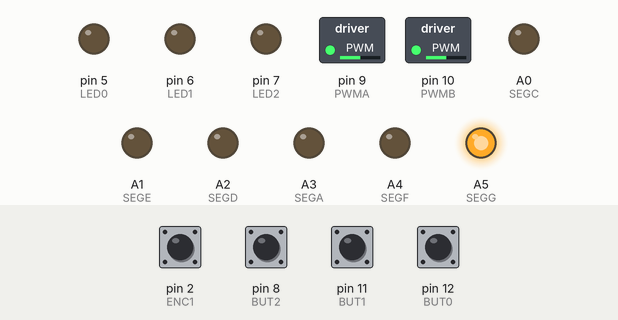
A sketch run on a simulated Arduino Uno, built with avr-gcc and run on an emulated ATmega328P. Shown: switched loads named in the sketch (green lamp = pin HIGH), output pins drawn as LEDs (lit = HIGH). The inputs (shaded band) are chosen by the test bench; at power-on: pin 2 (ENC1) HIGH, pin 8 (BUT2), pin 11 (BUT1), pin 12 (BUT0) LOW. What the sketch prints to the serial monitor is not drawn.

Above: at 1.2 s.
1.3 s: pin 8 (BUT2) pulled HIGH for 0.15 s
At 3.3 s:
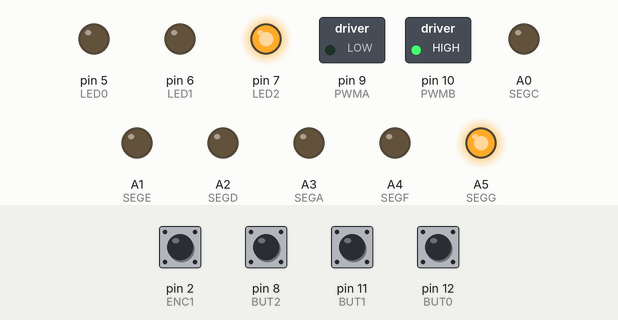
4.3 s: pin 12 (BUT0) pulled HIGH for 0.15 s
At 5.2 s:
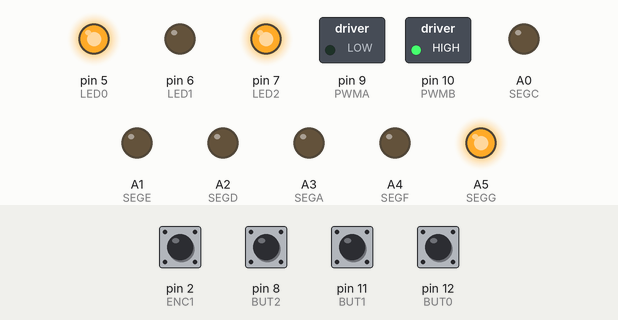
6.9 s: pin 11 (BUT1) pulled HIGH for 0.15 s
At 7.2 s:
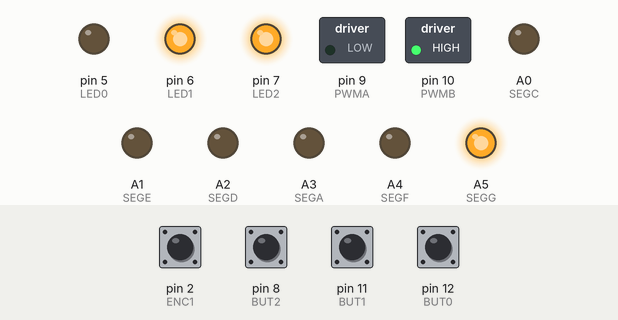
8.5 s: pin 12 (BUT0) pulled HIGH for 1 s
At 9.3 s:
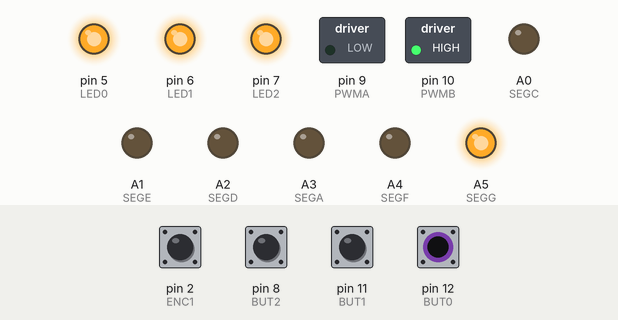
Timing chart, 0 to 11.5 s (numbered marks = the images above; inputs shaded):
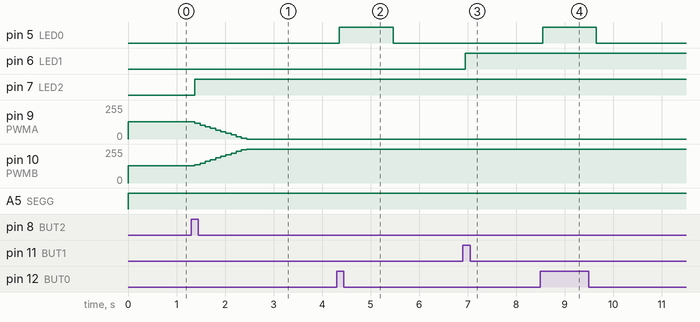

Measured:
- after the input at 1.3 s, pin 7 (LED2): LOW → HIGH after 0.08 s; pin 9 (PWMA): moves from 128/255 to 0/255 over 1.1 s, starting after 0.08 s; pin 10 (PWMB): moves from 128/255 to 255/255 over 1.1 s, starting after 0.08 s
- after the input at 4.3 s, pin 5 (LED0): LOW → HIGH after 0.06 s, → LOW 1.1 s later
- after the input at 6.9 s, pin 6 (LED1): LOW → HIGH after 0.05 s
- after the input at 8.5 s, pin 5 (LED0): LOW → HIGH after 0.05 s, → LOW 1.1 s later

The sketch:

main.ino
```cpp
//------------------------- definitions ----------------------------//
// Choose which information to output to serial
#define USER            0
#define PID             1
#define DEBUG           0

// Pin numbers
#define ENC1            2
#define ENC2            4
#define BUT0            12
#define BUT1            11
#define BUT2            8
#define PWMA            9
#define PWMB            10
#define LED0            5
#define LED1            6
#define LED2            7
#define SEGA            A3
#define SEGC            A0
#define SEGD            A2
#define SEGE            A1
#define SEGF            A4
#define SEGG            A5

// Physical parameters
#define CLICKS_PER_REV  1300.0        // encoder clicks in one revolution
#define DIAM            0.012         // diameter of motor shaft (m)
#define PI              3.14159       // pi
#define CIRCUMFERENCE   (DIAM * PI)   // circumference of motor shaft
#define FLOOR_HEIGHT    0.18          // height between floors (m)

// Tuning parameters
#define GAIN            120
#define MARGIN_OF_ERROR 0.03          // allowable deviation from desired elevator height (m)
#define VDIFF_ALLOWANCE 0.0025        // allowable deviation from velocity of zero (m/s)
#define TRAVEL_SPEED    0.04          // nominal travel speed of elevator (m/s)

// Magic numbers
#define BAUD_RATE       115200

#define UPWARDS         1
#define STATIONARY      0
#define DOWNWARDS       -1

#define IDLE            -2
#define IN_TRANSIT      -1
#define GROUND          0
#define FLOOR1          1
#define FLOOR2          2

#define GROUND_HEIGHT   (GROUND * FLOOR_HEIGHT)
#define FLOOR1_HEIGHT   (FLOOR1 * FLOOR_HEIGHT)
#define FLOOR2_HEIGHT   (FLOOR2 * FLOOR_HEIGHT)

// Declare variables that are accessed by interrupts
volatile int t0 = 0;
volatile int t1 = 1;
volatile int dt;
volatile int direction = STATIONARY;
volatile long int clicks = 0;

// Initial state
int desiredFloors[3] = {0, 0, 0};
double motorOut = 0;
int lastFloor = GROUND;

// Macros
#define FLOOR(height) (                                                                                                 \
  ((height) >= GROUND_HEIGHT - MARGIN_OF_ERROR) && ((height) <= GROUND_HEIGHT + MARGIN_OF_ERROR) ? GROUND :             \
  ((height) >= FLOOR1_HEIGHT - MARGIN_OF_ERROR) && ((height) <= FLOOR1_HEIGHT + MARGIN_OF_ERROR) ? FLOOR1 :             \
  ((height) >= FLOOR2_HEIGHT - MARGIN_OF_ERROR) && ((height) <= FLOOR2_HEIGHT + MARGIN_OF_ERROR) ? FLOOR2 : IN_TRANSIT  \
)

//------------------------- setup routine ----------------------------//
void setup()
{
  // Initialise serial monitor
  Serial.begin(BAUD_RATE);

  // Initialise input pins
  pinMode(ENC1, INPUT);
  pinMode(ENC2, INPUT);
  pinMode(BUT0, INPUT);
  pinMode(BUT1, INPUT);
  pinMode(BUT2, INPUT);

  // Initialise user interface output pins
  pinMode(LED0, OUTPUT);
  pinMode(LED1, OUTPUT);
  pinMode(LED2, OUTPUT);

  pinMode(SEGA, OUTPUT);
  pinMode(SEGC, OUTPUT);
  pinMode(SEGD, OUTPUT);
  pinMode(SEGE, OUTPUT);
  pinMode(SEGF, OUTPUT);
  pinMode(SEGG, OUTPUT);

  // Initialise PWM outputs
  pinMode(PWMA, OUTPUT);
  pinMode(PWMB, OUTPUT);
  analogWrite(PWMA, 0);
  analogWrite(PWMB, 0);

  // Initialise timer for PWM
  TCCR1A = 0;             // clear Timer1 control register TCCR1A & B
  TCCR1B = 0;
  TCNT1 = 0;              // clear Timer1 counter register
  TCCR1B |= _BV(CS11);    // set prescaler to 8. So clock frequency=16MHz/8=2MHz
  ICR1 = 100;             // phase correct PWM. PWM frequency determined by counting up 0-100 and counting down 100-0 in the input compare register (ICR1), so freq=200*0.5us=10kHz

  // Initialise ISR
  attachInterrupt(digitalPinToInterrupt(ENC1),encRise,RISING);
}

//------------------------- main loop ----------------------------//
void loop()
{
  // PWM(35);
  // PWM(70);
  // Data
  double f_enc = dt > 17000 ? 0 : 1000000/dt;                                    // frequency of encoder signal (Hz)
  double actualVelocity = f_enc * direction * CIRCUMFERENCE / CLICKS_PER_REV;   // vertical velocity of elevator (m/s)
  double rotations = clicks / CLICKS_PER_REV;                                   // revolution count of motor shaft (revs)
  double height = rotations * CIRCUMFERENCE;                                    // height of elevator (m)

  if(digitalRead(BUT0) == HIGH) desiredFloors[GROUND] = 1;
  if(digitalRead(BUT1) == HIGH) desiredFloors[FLOOR1] = 1;
  if(digitalRead(BUT2) == HIGH) desiredFloors[FLOOR2] = 1;

  int floor = FLOOR(height);
  if(floor == GROUND) lastFloor = GROUND;
  if(floor == FLOOR1) lastFloor = FLOOR1;
  if(floor == FLOOR2) lastFloor = FLOOR2;

  // Update user interface
  doKeypadLights(desiredFloors);
  doFloorNumber(lastFloor);

  // Control
  int desiredFloor = getDesiredFloor(desiredFloors, height);
  double desiredVelocity = getDesiredVelocity(desiredFloor, height);
  double vDiff = desiredVelocity - actualVelocity;
  double motorChange = GAIN * vDiff;

  // Output
  motorOut += motorChange;
  PWM(50 + motorOut);
  // PWM(20);

  // Floor is reached
  // if(floor == desiredFloor && actualVelocity == 0) {
  if(floor == desiredFloor && abs(actualVelocity) < VDIFF_ALLOWANCE) {
    Serial.println("Floor reached. Waiting 1 seconds...");
    delay(1000);
    desiredFloors[desiredFloor] = 0;
  }

  // Serial output
  if(USER) {
    Serial.print("Floor number: ");
    Serial.print(lastFloor);
    Serial.print(" Direction: ");
    direction == UPWARDS    ? Serial.print("upwards")   :
    direction == DOWNWARDS  ? Serial.print("downwards") :
                              Serial.print("in transit");
    Serial.print(" Going to: ");
    desiredFloor == GROUND ? Serial.println("Ground")  :
    desiredFloor == FLOOR1 ? Serial.println("Floor 1") :
    desiredFloor == FLOOR2 ? Serial.println("Floor 2") :
                             Serial.println("Error");
  }
  if(PID) {
    Serial.print("Desired velocity (m/s): ");
    Serial.print(desiredVelocity, 3);
    Serial.print("    Actual velocity (m/s): ");
    Serial.print(actualVelocity, 3);
    Serial.print("    Velocity difference: ");
    Serial.print(vDiff);
    Serial.print("    Motor change: ");
    Serial.print(motorChange, 2);
    Serial.print("    Motor out: ");
    Serial.println(motorOut, 2);
  }
  if(DEBUG) {
    Serial.print(" f_enc: ");
    Serial.print(f_enc);
    Serial.print(" Height: ");
    Serial.print(height);
    Serial.print(" Ground: ");
    Serial.print(desiredFloors[GROUND]);
    Serial.print(" Floor 1: ");
    Serial.print(desiredFloors[FLOOR1]);
    Serial.print(" Floor 2: ");
    Serial.print(desiredFloors[FLOOR2]);
    Serial.print(" Last floor : ");
    Serial.println(lastFloor);
  }
  delay(100);
}


//------------------------- subroutine PWM generate complementary PWM from OCR1A and OCR1B ----------------------------//
void PWM(double pwm)
{
  double temp = (int)pwm;
  temp = constrain(temp, 0, 100);

  OCR1A = temp;                         //duty of PWM for pin9 is from output compare register A
  TCCR1A |= _BV(COM1A1) | _BV(COM1A0);  //set output to low level

  OCR1B = temp;                         //duty of PWM for pin10 is from output compare register B
  TCCR1A |= _BV(COM1B1);                //set output to high level

  TCCR1B |= _BV(WGM13);
  TCCR1A |= _BV(WGM11);                 //Set ICR1 phas correct mode
}


//------------------------- various parameter subroutines ----------------------------//
int getDesiredFloor(int desiredFloors[3], double height)
{
  // Returns the closest floor that is currently requested. Returns IDLE if none are requested
  // Super janky method but logic checks out to me
  float currentFloor = height / FLOOR_HEIGHT;
  int closestFloor = constrain(round(currentFloor), GROUND, FLOOR2);

  // none are requested
  if(!desiredFloors[GROUND] && !desiredFloors[FLOOR1] && !desiredFloors[FLOOR2]) {
    // return closestFloor; // TODO
    return IDLE;
  }

  // closest floor is requested
  if(desiredFloors[closestFloor]) {
    return closestFloor;
  }

  // second closest is requested
  int secondClosest = currentFloor <  0.5 ? 1 :
                      currentFloor >= 1.5 ? 1 :
                      currentFloor >= 1.0 ? 2 :
                                            0;
  if(desiredFloors[secondClosest]) {
    return secondClosest;
  }

  // only one floor is requested
  return GROUND + FLOOR1 + FLOOR2 - closestFloor - secondClosest;
}

int getDesiredDirection(int desiredFloor, double height)
{
  // Returns the required direction of travel to reach the desired floor
  if(desiredFloor == IDLE) return STATIONARY;
  double difference = desiredFloor * FLOOR_HEIGHT - height;
  if(difference >= MARGIN_OF_ERROR) {
    return UPWARDS;
  }
  if(difference <= -MARGIN_OF_ERROR) {
    return DOWNWARDS;
  }
  return STATIONARY;
}

double getDesiredVelocity(int desiredFloor, double height)
{
  // Returns the desired, signed velocity of the elevator
  int desiredDirection = getDesiredDirection(desiredFloor, height);
  return TRAVEL_SPEED * desiredDirection;
}

//------------------------- user interface subroutines ----------------------------//
void doKeypadLights(int desiredFloors[3])
{
  // Ground LED
  if(desiredFloors[GROUND]) {
    digitalWrite(LED0, HIGH);
  } else {
    digitalWrite(LED0, LOW);
  }

  // Floor 1 LED
  if(desiredFloors[FLOOR1]) {
    digitalWrite(LED1, HIGH);
  } else {
    digitalWrite(LED1, LOW);
  }

  // Floor 2 LED
  if(desiredFloors[FLOOR2]) {
    digitalWrite(LED2, HIGH);
  } else {
    digitalWrite(LED2, LOW);
  }
}
void doFloorNumber(int lastFloor)
{
  if(lastFloor == GROUND) {
    digitalWrite(SEGA, LOW);
    digitalWrite(SEGC, LOW);
    digitalWrite(SEGD, LOW);
    digitalWrite(SEGE, LOW);
    digitalWrite(SEGF, LOW);
    digitalWrite(SEGG, HIGH);
    return;
  }
  if(lastFloor == FLOOR1) {
    digitalWrite(SEGA, HIGH);
    digitalWrite(SEGC, LOW);
    digitalWrite(SEGD, HIGH);
    digitalWrite(SEGE, HIGH);
    digitalWrite(SEGF, HIGH);
    digitalWrite(SEGG, HIGH);
    return;
  }
  if(lastFloor == FLOOR2) {
    digitalWrite(SEGA, LOW);
    digitalWrite(SEGC, HIGH);
    digitalWrite(SEGD, LOW);
    digitalWrite(SEGE, LOW);
    digitalWrite(SEGF, HIGH);
    digitalWrite(SEGG, LOW);
    return;
  }

}

//------------------------- interrupt subroutine on encoder channel 1 rising edge ----------------------------//
void encRise()
{
  // Get direction
  if(digitalRead(ENC2) == LOW) {
    direction = UPWARDS;
  } else if(digitalRead(ENC2) == HIGH) {
    direction = DOWNWARDS;
  } else {
    Serial.println("Could not read state of ENC2");
    exit(1);
  }

  // Get period of signal
  t1 = micros();
  dt = t1 - t0;
  t0 = micros();

  // Update click counter
  clicks += direction;
}
```
